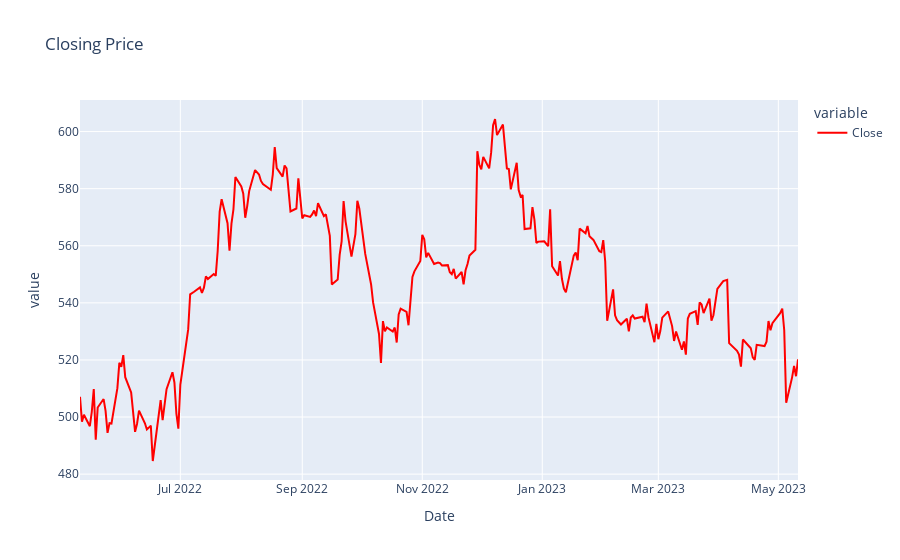

Write notebook code for a chart like this one.
### Code cell
print('Closing Price of',x1)


price_chart1 = px.line(df1['Close'], 
                           title='Closing Price', 
                           color_discrete_map={'Close':'red'}
                        )

price_chart1.show()

### Figure 1 — Plotly figure (JSON) as saved in the notebook; plotly's stock layout.template omitted (floating-point values rounded to 4 significant figures; data arrays with more than 128 entries replaced by an {"elided": "..."} marker saying what was removed)
{"data": [{"hovertemplate": "variable=Close<br>Date=%{x}<br>value=%{y}<extra></extra>", "legendgroup": "Close", "line": {"color": "red", "dash": "solid"}, "marker": {"symbol": "circle"}, "mode": "lines", "name": "Close", "orientation": "v", "showlegend": true, "type": "scatter", "x": {"elided": "249 str values"}, "xaxis": "x", "y": {"elided": "249 float values"}, "yaxis": "y"}], "layout": {"legend": {"title": {"text": "variable"}, "tracegroupgap": 0}, "title": {"text": "Closing Price"}, "xaxis": {"anchor": "y", "domain": [0, 1], "title": {"text": "Date"}}, "yaxis": {"anchor": "x", "domain": [0, 1], "title": {"text": "value"}}}}
